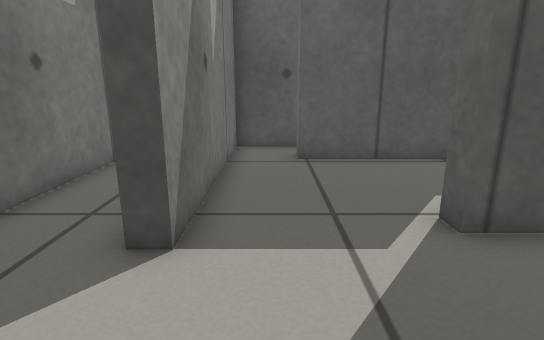
view 1 (above)

12 first-person views from a walk through a Gazebo world. The camera is 0.5 m above the floor, tilts 14° down and sees 80° across. The floor is counted in squares, 0.25 m on a side. Each view is taken from the middle of a square. On the plan, view 1 faces up. The plan holds only what a view shows up to about 18 squares ahead; the rest is blank. The place goes on beyond the plan.

view 2
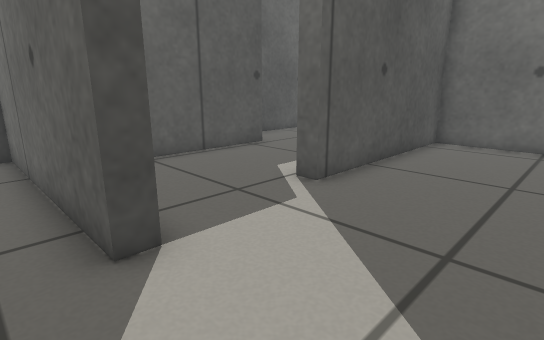

view 3
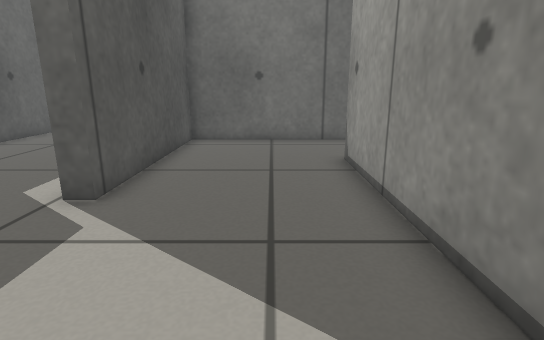

view 4
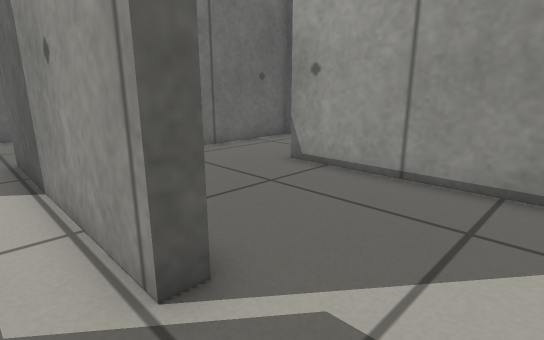

view 5
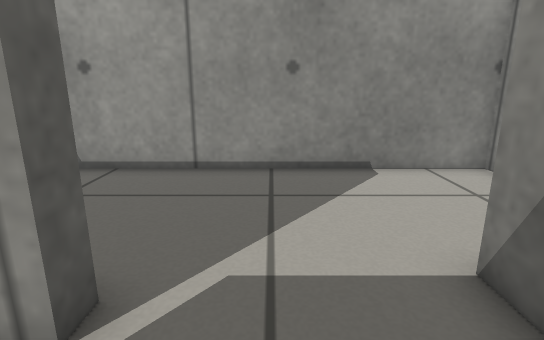

view 6
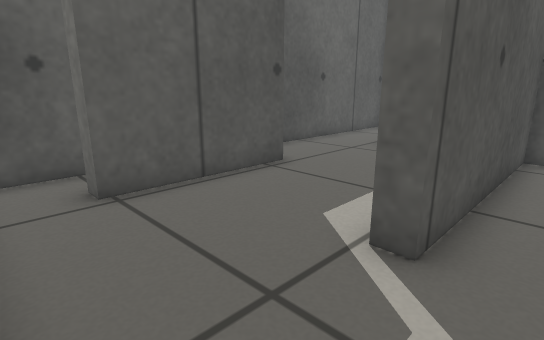

view 7
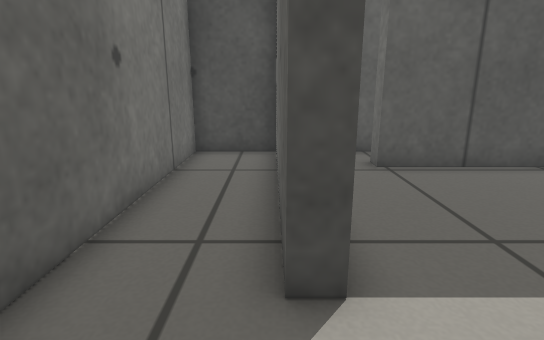

view 8
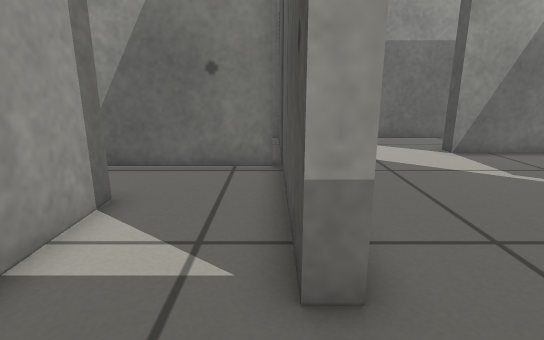

view 9
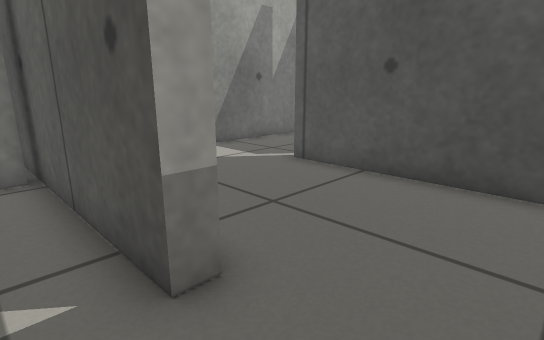

view 10
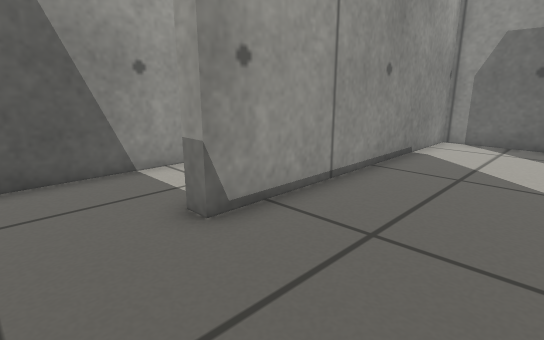

view 11
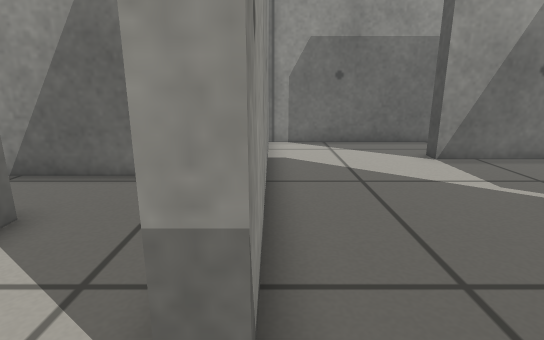

view 12
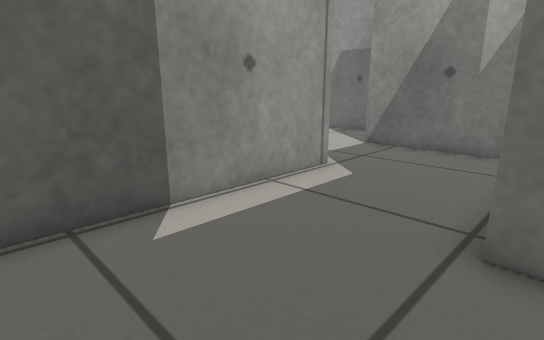

### Floor plan
Points are (right, up) in squares from view 1. A wall is a line through its corners. A room is listed if a view was taken in it or the views show most of it. See-through windows are left out.
Room 1 (views 1, 8, 10, 11)
walls: (-0.6, -1.1) (6.3, -1.1); (-1.3, 5.5) (-1.3, 3.8); (10.1, -2.6) (10.1, 4.3) (2.7, 4.3)
low walls: (2.7, 4.3) (2.7, 4.9); (6.3, -1.1) (6.3, -1.7)
ways out: opening at (-1.5, 1.5) to room 2; opening at (1, 4.5) to room 3; opening at (8, -1.5) to room 4
Room 2 (views 2, 3, 6, 7)
walls: (-1.3, 3.8) (-1.9, 3.8) (-1.9, 11.5) (-4.5, 11.5) (-4.5, -1.1) (-0.6, -1.1)
ways out: opening at (-1.5, 1.5) to room 1
Room 3 (views 4, 5, 12)
walls: (5.8, 9.3) (0.8, 9.3) (0.8, 10); (2.7, 4.9) (10.5, 4.9); (1.4, 11.5) (-1.3, 11.5) (-1.3, 5.5); (10.6, 11.5) (7.7, 11.5)
low walls: (5.8, 9.9) (5.8, 9.3)
ways out: opening at (1, 4.5) to room 1
Room 4 (view 9)
walls: (3.2, -5) (10.1, -5) (10.1, -2.6); (6.3, -1.7) (0.4, -1.7); (0.6, -1.9) (0.6, -7.3)
ways out: opening at (8, -1.5) to room 1; opening at (2.5, -5.5)

Where each view was taken, in squares from view 1:
view 1: 0 up, 0 right, facing up
view 2: 0 up, 3 left, facing up-right
view 3: 1 up, 3 left, facing right
view 4: 6 up, 0 right, facing down-right
view 5: 7 up, 1 right, facing down
view 6: 3 up, 1 left, facing up-right
view 7: 1 up, 2 left, facing up
view 8: 2 down, 9 right, facing left
view 9: 3 down, 9 right, facing up-left
view 10: 3 up, 9 right, facing down-left
view 11: 1 down, 8 right, facing left
view 12: 10 up, 10 right, facing down-left
